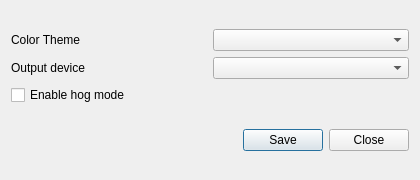
<?xml version="1.0" encoding="UTF-8"?>
<ui version="4.0">
 <class>AudioSettingsDialog</class>
 <widget class="QDialog" name="AudioSettingsDialog">
  <property name="geometry">
   <rect>
    <x>0</x>
    <y>0</y>
    <width>420</width>
    <height>180</height>
   </rect>
  </property>
  <property name="windowTitle">
   <string>Settings</string>
  </property>
  <layout class="QVBoxLayout" name="verticalLayout">
   <item>
    <layout class="QGridLayout" name="gridLayout">
     <item row="0" column="0">
      <widget class="QLabel" name="theme_label">
       <property name="text">
        <string>Color Theme</string>
       </property>
      </widget>
     </item>
     <item row="0" column="1">
      <widget class="QComboBox" name="theme_combo"/>
     </item>
     <item row="1" column="0">
      <widget class="QLabel" name="device_label">
       <property name="text">
        <string>Output device</string>
       </property>
      </widget>
     </item>
     <item row="1" column="1">
      <widget class="QComboBox" name="device_combo"/>
     </item>
     <item row="2" column="0" colspan="2">
      <widget class="QCheckBox" name="hog_check">
       <property name="text">
        <string>Enable hog mode</string>
       </property>
      </widget>
     </item>
    </layout>
   </item>
   <item>
    <layout class="QHBoxLayout" name="buttons_layout">
     <item>
      <spacer name="horizontalSpacer">
       <property name="orientation">
        <enum>Qt::Horizontal</enum>
       </property>
       <property name="sizeHint" stdset="0">
        <size>
         <width>40</width>
         <height>20</height>
        </size>
       </property>
      </spacer>
     </item>
     <item>
      <widget class="QPushButton" name="save_button">
       <property name="text">
        <string>Save</string>
       </property>
      </widget>
     </item>
     <item>
      <widget class="QPushButton" name="close_button">
       <property name="text">
        <string>Close</string>
       </property>
      </widget>
     </item>
    </layout>
   </item>
  </layout>
 </widget>
 <resources/>
 <connections/>
</ui>
